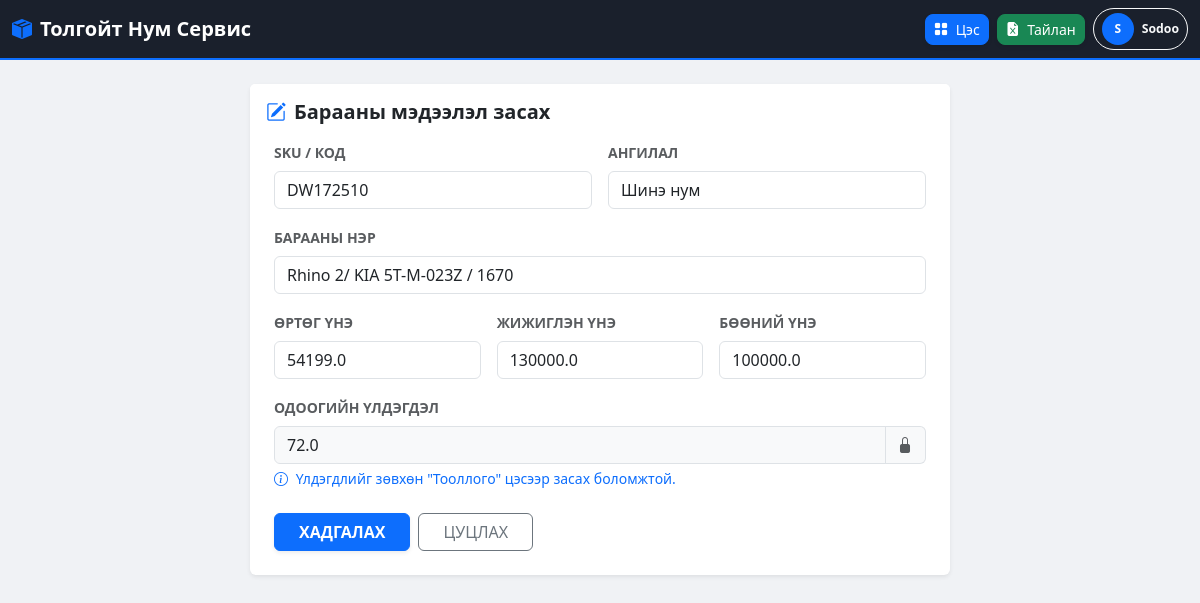
The page /edit-product/3 (signed in) on the database its author committed.
### app.py (models this page shows, shortened)
class User(UserMixin, db.Model):
    id = db.Column(db.Integer, primary_key=True)
    username = db.Column(db.String(50), unique=True, nullable=False)
    password = db.Column(db.String(100), nullable=False)
    role = db.Column(db.String(20), default='staff')

class Product(db.Model):
    id = db.Column(db.Integer, primary_key=True)
    sku = db.Column(db.String(50), unique=True, nullable=False)
    name = db.Column(db.String(100), nullable=False)
    category = db.Column(db.String(50))
    cost_price = db.Column(db.Float, default=0.0)
    retail_price = db.Column(db.Float, default=0.0)
    wholesale_price = db.Column(db.Float, default=0.0)
    stock = db.Column(db.Float, default=0.0)
    is_active = db.Column(db.Boolean, default=True)

### app.py (the view, shortened to what this page needs)
@app.route('/edit-product/<int:id>', methods=['GET', 'POST'])
@login_required
def edit_product(id):
    product = Product.query.get_or_404(id)
    return render_template('edit_product.html', product=product)

### app.py (called while the page is built)
@login_manager.user_loader
def load_user(user_id):
    return User.query.get(int(user_id))

### templates/edit_product.html
{% extends "layout.html" %}
{% block content %}
<div class="container mt-4">
    <div class="card shadow-sm border-0 mx-auto" style="max-width: 700px;">
        <div class="card-header bg-white py-3 border-0">
            <h5 class="mb-0 fw-bold text-dark"><i class="bi bi-pencil-square text-primary me-2"></i>Барааны мэдээлэл засах</h5>
        </div>
        <div class="card-body p-4 pt-0">
            <form method="POST">
                <div class="row g-3">
                    <div class="col-md-6">
                        <label class="form-label small fw-bold text-muted">SKU / КОД</label>
                        <input type="text" name="sku" class="form-control" value="{{ product.sku }}" required>
                    </div>
                    <div class="col-md-6">
                        <label class="form-label small fw-bold text-muted">АНГИЛАЛ</label>
                        <input type="text" name="category" class="form-control" value="{{ product.category }}">
                    </div>
                    <div class="col-12">
                        <label class="form-label small fw-bold text-muted">БАРААНЫ НЭР</label>
                        <input type="text" name="name" class="form-control" value="{{ product.name }}" required>
                    </div>
                    <div class="col-md-4">
                        <label class="form-label small fw-bold text-muted">ӨРТӨГ ҮНЭ</label>
                        <input type="number" step="0.01" name="cost_price" class="form-control" value="{{ product.cost_price }}">
                    </div>
                    <div class="col-md-4">
                        <label class="form-label small fw-bold text-muted">ЖИЖИГЛЭН ҮНЭ</label>
                        <input type="number" step="0.01" name="retail_price" class="form-control" value="{{ product.retail_price }}">
                    </div>
                    <div class="col-md-4">
                        <label class="form-label small fw-bold text-muted">БӨӨНИЙ ҮНЭ</label>
                        <input type="number" step="0.01" name="wholesale_price" class="form-control" value="{{ product.wholesale_price }}">
                    </div>
                    <div class="col-12">
                        <label class="form-label small fw-bold text-muted">ОДООГИЙН ҮЛДЭГДЭЛ</label>
                        <div class="input-group">
                            <input type="number" class="form-control bg-light" value="{{ product.stock }}" readonly>
                            <span class="input-group-text bg-light border-start-0 text-muted">
                                <i class="bi bi-lock-fill"></i>
                            </span>
                        </div>
                        <div class="form-text text-primary small">
                            <i class="bi bi-info-circle me-1"></i> Үлдэгдлийг зөвхөн "Тооллого" цэсээр засах боломжтой.
                        </div>
                    </div>
                </div>
                <div class="mt-4 d-flex gap-2">
                    <button type="submit" class="btn btn-primary px-4 fw-bold shadow-sm">ХАДГАЛАХ</button>
                    <a href="{{ url_for('dashboard') }}" class="btn btn-outline-secondary px-4">ЦУЦЛАХ</a>
                </div>
            </form>
        </div>
    </div>
</div>
{% endblock %}

### templates/layout.html (shortened to what this page needs)
<!DOCTYPE html>
<html lang="mn">
<head>
    <link href="https://cdn.jsdelivr.net/npm/bootstrap@5.3.0/dist/css/bootstrap.min.css" rel="stylesheet">
    <link rel="stylesheet" href="https://cdn.jsdelivr.net/npm/bootstrap-icons@1.10.5/font/bootstrap-icons.css">
</head>
<body>
<nav class="navbar navbar-dark sticky-top">
    <div class="container-fluid d-flex justify-content-between">
        <a class="navbar-brand fw-bold d-flex align-items-center" href="{{ url_for('dashboard') }}">
            <i class="bi bi-box-seam-fill text-primary me-2"></i>
            <span>Толгойт Нум Сервис</span>
        </a>
        <div class="d-flex gap-2 align-items-center">
            <div class="dropdown">
                <button class="btn btn-primary btn-sm rounded-3 shadow-sm" type="button" data-bs-toggle="dropdown">
                    <i class="bi bi-grid-fill"></i> <span class="nav-text ms-1">Цэс</span>
                </button>
            </div>
            <div class="dropdown">
                <button class="btn btn-success btn-sm rounded-3 shadow-sm" type="button" data-bs-toggle="dropdown">
                    <i class="bi bi-file-earmark-excel-fill"></i> <span class="nav-text ms-1">Тайлан</span>
                </button>
            </div>
            <div class="dropdown">
                <button class="btn btn-outline-light btn-sm rounded-pill px-2 border-1 d-flex align-items-center gap-2" type="button" data-bs-toggle="dropdown">
                    <div class="user-avatar">{{ current_user.username[0] | upper }}</div>
                    <span class="nav-text fw-semibold small">{{ current_user.username }}</span>
                </button>
            </div>
        </div>
    </div>
</nav>
<div class="container mt-3">
    {% block content %}{% endblock %}
</div>
</body>
</html>

### templates/layout.html (style rules this page uses)
body { background-color: #f0f2f5; font-family: 'Segoe UI', sans-serif; }
.navbar { background-color: #1a202c !important; border-bottom: 2px solid #0d6efd; padding: 8px 0; }
.user-avatar { width: 32px; height: 32px; background: #0d6efd; color: white; border-radius: 50%; display: flex; align-items: center; justify-content: center; font-weight: bold; font-size: 12px; }

### rows shown on the page
User: username "S", username "Sodoo"
Product: sku "DW172510", category "Шинэ нум", name "Rhino 2/ KIA 5T-M-023Z / 1670", cost_price "54199.0", retail_price "130000.0", wholesale_price "100000.0", stock "72.0"
